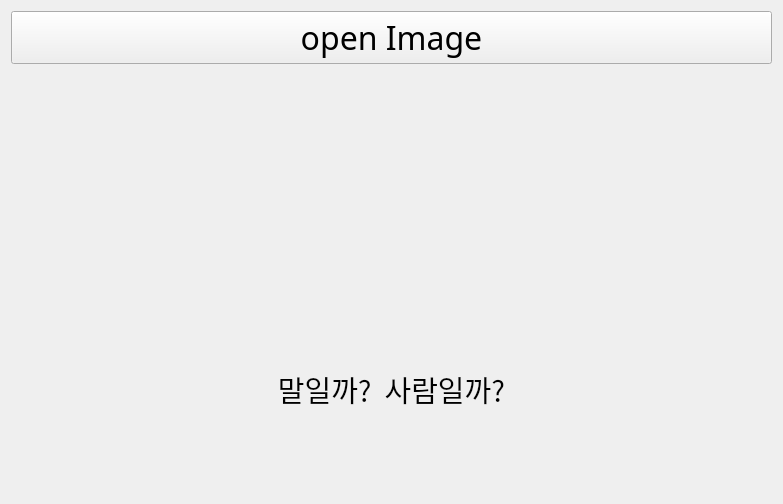
<?xml version="1.0" encoding="UTF-8"?>
<ui version="4.0">
 <class>Form</class>
 <widget class="QWidget" name="Form">
  <property name="geometry">
   <rect>
    <x>0</x>
    <y>0</y>
    <width>783</width>
    <height>504</height>
   </rect>
  </property>
  <property name="windowTitle">
   <string>Form</string>
  </property>
  <layout class="QVBoxLayout" name="verticalLayout">
   <item>
    <widget class="QPushButton" name="btn_open">
     <property name="font">
      <font>
       <family>Agency FB</family>
       <pointsize>24</pointsize>
      </font>
     </property>
     <property name="text">
      <string>open Image</string>
     </property>
    </widget>
   </item>
   <item>
    <widget class="QLabel" name="lbl_image">
     <property name="text">
      <string/>
     </property>
     <property name="pixmap">
      <pixmap>../../../../Users/Administrator/Downloads/3F_3F3F%3F.webp</pixmap>
     </property>
     <property name="scaledContents">
      <bool>true</bool>
     </property>
    </widget>
   </item>
   <item>
    <widget class="QLabel" name="lbl_result">
     <property name="font">
      <font>
       <family>Agency FB</family>
       <pointsize>22</pointsize>
      </font>
     </property>
     <property name="text">
      <string>말일까?  사람일까?</string>
     </property>
     <property name="scaledContents">
      <bool>false</bool>
     </property>
     <property name="alignment">
      <set>Qt::AlignCenter</set>
     </property>
    </widget>
   </item>
  </layout>
 </widget>
 <resources/>
 <connections/>
</ui>
